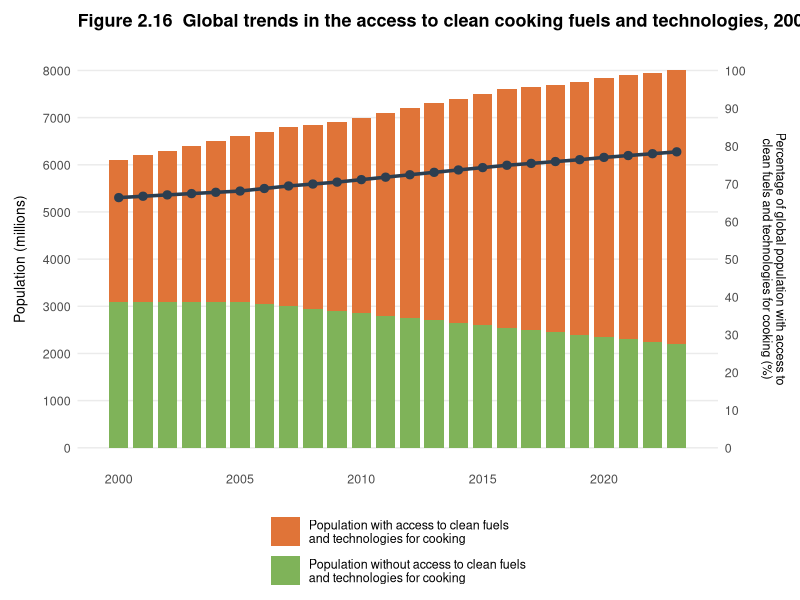
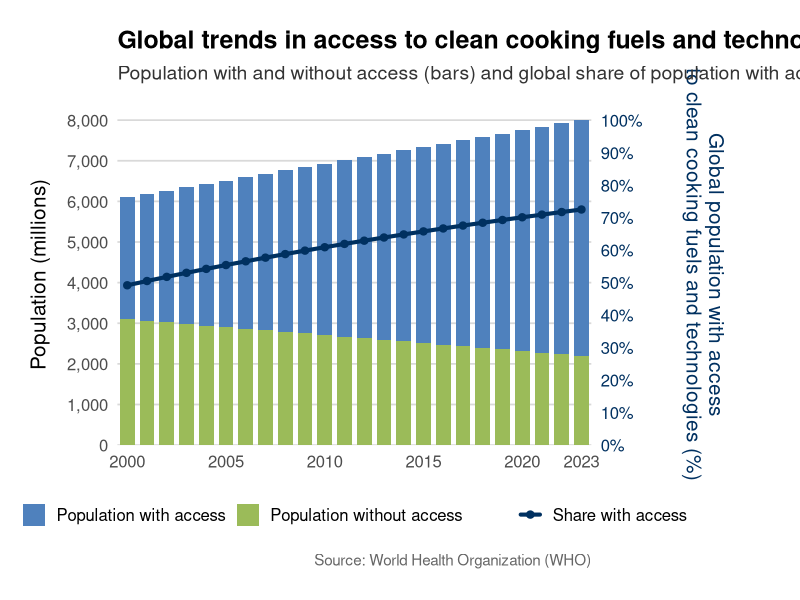

Recreate these plots in R, in order.
## ---- chunk 1
knitr::opts_chunk$set(echo = FALSE)
## ---- chunk 2
library(ggplot2)
library(dplyr)
library(tidyr)
library(scales)
## ---- chunk 3
# Create data based on the original chart
data <- data.frame(
  year = 2000:2023,
  with_access = c(
    6100, 6200, 6300, 6400, 6500, 6600, 6700, 6800, 
    6850, 6900, 7000, 7100, 7200, 7300, 7400, 7500, 
    7600, 7650, 7700, 7750, 7850, 7900, 7950, 8000
  ),
  without_access = c(
    3100, 3100, 3100, 3100, 3100, 3100, 3050, 3000, 
    2950, 2900, 2850, 2800, 2750, 2700, 2650, 2600, 
    2550, 2500, 2450, 2400, 2350, 2300, 2250, 2200
  )
)

# Calculate derived variables
data <- data %>%
  mutate(
    total_population = with_access + without_access,
    percentage_access = (with_access / total_population) * 100
  )

# Display summary statistics
cat("Summary of clean cooking access data (2000-2023):\n")
cat("Years covered:", min(data$year), "to", max(data$year), "\n")
cat("Population with access increased from", 
    min(data$with_access), "to", max(data$with_access), 
    "million\n")
cat("Population without access decreased from", 
    max(data$without_access), "to", min(data$without_access), 
    "million\n")
cat("Percentage with access increased from", 
    round(min(data$percentage_access), 1), "% to", 
    round(max(data$percentage_access), 1), "%\n")
## ---- chunk 4
# Create the replicated chart matching the original design
replicated_plot <- ggplot(data, aes(x = year)) +
  geom_col(
    aes(
      y = with_access, 
      fill = "Population with access to clean fuels\nand technologies for cooking"
    ), 
    width = 0.8
  ) +
  geom_col(
    aes(
      y = without_access, 
      fill = "Population without access to clean fuels\nand technologies for cooking"
    ), 
    width = 0.8
  ) +
  geom_line(
    aes(y = percentage_access * 80), 
    color = "#2C3E50", 
    linewidth = 1.2
  ) +
  geom_point(
    aes(y = percentage_access * 80), 
    color = "#2C3E50", 
    size = 2.5, 
    shape = 19
  ) +
  scale_fill_manual(
    values = c(
      "Population with access to clean fuels\nand technologies for cooking" = "#E07438",
      "Population without access to clean fuels\nand technologies for cooking" = "#7FB359"
    ),
    breaks = c(
      "Population with access to clean fuels\nand technologies for cooking",
      "Population without access to clean fuels\nand technologies for cooking"
    )
  ) +
  scale_y_continuous(
    name = "Population (millions)",
    limits = c(0, 8000),
    breaks = seq(0, 8000, 1000),
    sec.axis = sec_axis(
      ~ . / 80, 
      name = "Percentage of global population with access to\nclean fuels and technologies for cooking (%)",
      breaks = seq(0, 100, 10)
    )
  ) +
  scale_x_continuous(
    breaks = seq(2000, 2023, 5),
    limits = c(1999.5, 2023.5)
  ) +
  labs(
    title = "Figure 2.16  Global trends in the access to clean cooking fuels and technologies, 2000-2023",
    x = NULL
  ) +
  theme_minimal() +
  theme(
    plot.title = element_text(
      size = 13, 
      face = "bold", 
      hjust = 0, 
      margin = margin(b = 15)
    ),
    axis.title.y.left = element_text(
      size = 10, 
      margin = margin(r = 10)
    ),
    axis.title.y.right = element_text(
      size = 9, 
      margin = margin(l = 10)
    ),
    axis.text = element_text(size = 9),
    panel.grid.minor = element_blank(),
    panel.grid.major.x = element_blank(),
    plot.margin = margin(10, 10, 10, 10),
    legend.position = "bottom",
    legend.title = element_blank(),
    legend.text = element_text(size = 9),
    legend.key.size = unit(0.8, "cm"),
    legend.margin = margin(t = 10)
  ) +
  guides(fill = guide_legend(nrow = 2, byrow = TRUE))

replicated_plot
## ---- chunk 5
# Create refined dataset with smooth interpolation
df <- tibble(
  year = 2000:2023,
  `Population without access` = seq(3100, 2200, length.out = length(year)),
  `Population with access` = seq(3000, 5800, length.out = length(year))
) %>%
  mutate(
    total = `Population with access` + `Population without access`,
    pct_access = (`Population with access` / total) * 100
  )

# Pivot to long format for proper stacking
df_long <- df %>%
  pivot_longer(
    cols = c(`Population without access`, `Population with access`),
    names_to = "category",
    values_to = "population"
  )

# Display structure of transformed data
cat("Enhanced data structure:\n")
head(df_long, 4)
## ---- chunk 6
enhanced_plot <- ggplot() +
  geom_col(
    data = df_long,
    aes(x = year, y = population, fill = category),
    width = 0.75,
    position = "stack",
    color = NA
  ) +
  geom_line(
    data = df,
    aes(
      x = year, 
      y = pct_access * 80, 
      color = "Share with access"
    ),
    linewidth = 1.4,
    linejoin = "round",
    lineend = "round"
  ) +
  geom_point(
    data = df,
    aes(
      x = year, 
      y = pct_access * 80, 
      color = "Share with access"
    ),
    size = 2.2
  ) +
  scale_y_continuous(
    name = "Population (millions)",
    limits = c(0, 8000),
    breaks = seq(0, 8000, 1000),
    labels = comma,
    expand = expansion(mult = c(0, 0.05)),
    sec.axis = sec_axis(
      ~ . / 80,
      name = paste0(
        "Global population with access\n",
        "to clean cooking fuels and technologies (%)"
      ),
      breaks = seq(0, 100, 10),
      labels = function(x) paste0(x, "%")
    )
  ) +
  scale_x_continuous(
    breaks = c(seq(2000, 2020, 5), 2023),
    limits = c(1999.5, 2023.5),
    expand = expansion(mult = c(0, 0))
  ) +
  scale_fill_manual(
    values = c(
      "Population with access" = "#4F81BD",
      "Population without access" = "#9BBB59"
    )
  ) +
  scale_color_manual(
    values = c("Share with access" = "#003060")
  ) +
  labs(
    title = paste0(
      "Global trends in access to clean cooking fuels ",
      "and technologies, 2000–2023"
    ),
    subtitle = paste0(
      "Population with and without access (bars) and ",
      "global share of population with access (line)"
    ),
    caption = "Source: World Health Organization (WHO)"
  ) +
  theme_minimal(base_size = 15) +
  theme(
    axis.title.x = element_blank(),
    axis.title.y = element_text(margin = margin(r = 12)),
    axis.title.y.right = element_text(
      color = "#003060",
      margin = margin(l = 28)
    ),
    axis.text.y.right = element_text(color = "#003060"),
    panel.grid.major.x = element_blank(),
    panel.grid.major.y = element_line(
      color = "grey85", 
      linewidth = 0.6
    ),
    panel.grid.minor = element_blank(),
    axis.ticks = element_blank(),
    legend.position = "bottom",
    legend.justification = "center",
    legend.box = "horizontal",
    legend.spacing.x = unit(0.9, "cm"),
    legend.title = element_blank(),
    plot.title = element_text(
      size = 18, 
      face = "bold", 
      margin = margin(b = 8)
    ),
    plot.subtitle = element_text(
      size = 14, 
      color = "#333333", 
      margin = margin(b = 14)
    ),
    plot.caption = element_text(
      size = 11, 
      color = "#666666", 
      margin = margin(t = 12)
    ),
    plot.margin = margin(t = 22, r = 55, b = 22, l = 22)
  )

enhanced_plot
